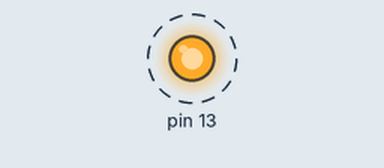
Simulated run of this sketch. Board: Arduino Uno, built with avr-gcc and run on an emulated ATmega328P. Shown: output pins drawn as LEDs (lit = HIGH). Dashed ring = blinking. What the sketch prints to the serial monitor is not drawn.

Above: at 0.5 s.
Timing chart, 0 to 4.6 s (numbered marks = the images above):
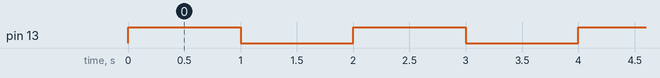

The sketch:

blink_uno.ino
```cpp
/*
  Blink - Simple LED test for Arduino UNO

  Toggles an LED on pin 13 every second.
  Perfect for verifying board connection.

  Circuit:
  - Connect LED anode (long leg) to pin 13 via 220Ω resistor
  - Connect LED cathode (short leg) to GND

  Or just use the built-in LED on most Arduino boards.
*/

void setup() {
  // Initialize digital pin 13 as an output
  pinMode(13, OUTPUT);

  // Optional: Serial for debugging
  Serial.begin(9600);
  Serial.println("Blink started on pin 13");
}

void loop() {
  digitalWrite(13, HIGH);   // Turn LED on
  delay(1000);              // Wait 1 second

  digitalWrite(13, LOW);    // Turn LED off
  delay(1000);              // Wait 1 second
}
```

Measured:
- by itself, pin 13: alternates HIGH for 1.0 s and LOW for 1.0 s
